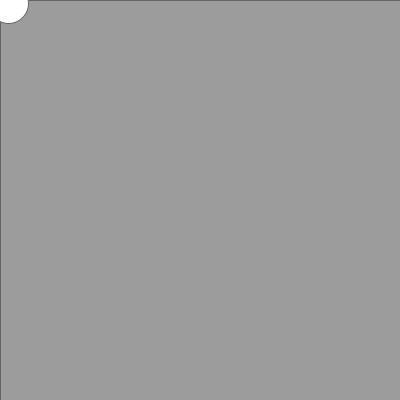
Frame 1 (no input)
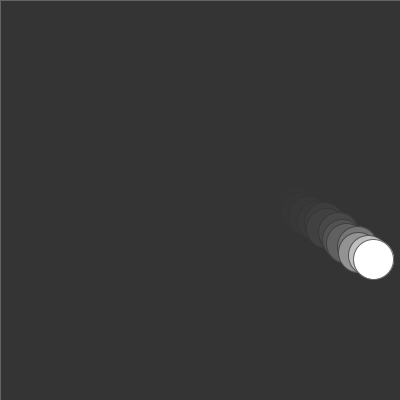
Frame 60 (the mouse pressed at the canvas centre just before this capture)
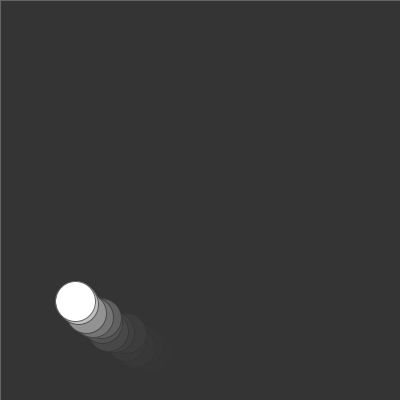
Frame 120 (the mouse held since frame 60 and released just before this capture)

The Processing sketch that drew these frames (run headless with seeded random() and noise(); from frame 60 on, the mouse is pressed at the canvas centre):

// Processing sketch: processing_172236
// ── processing_172236.pde

float circleX = 0;
float circleY = 0;

//moving factors
//Random. Each time you load the sketch, the ellipse moves differently.
float moveX = random(3, 8);
float moveY = random(3, 8);

void setup() {
  size(400, 400);
  smooth();
  stroke(100);
}

void draw() {
  //draws a rect() that fills the entire screen each frame
  //Motion blur effect
  fill(50, 80);
  rect(0, 0, width, height);
    
  //ellipse color
  fill(255);
  
  //Draws ellipse with parameters and random for wobbly effect
  ellipse(circleX + random(2, 9), circleY + random(2, 9), 40, 40);
  
  //moving factors
  circleX = circleX + moveX;
  circleY = circleY + moveY;
  
  //right
  if(circleX > width) {
    moveX = -moveX;
  }
  
  //left  
  if(circleX < 0) {
    moveX = -moveX;
  }
  
  //top
  if(circleY < 0) {
    moveY = -moveY;
  }
  
  //bottom
  if(circleY > height) {
    moveY = -moveY;
  }  
}
